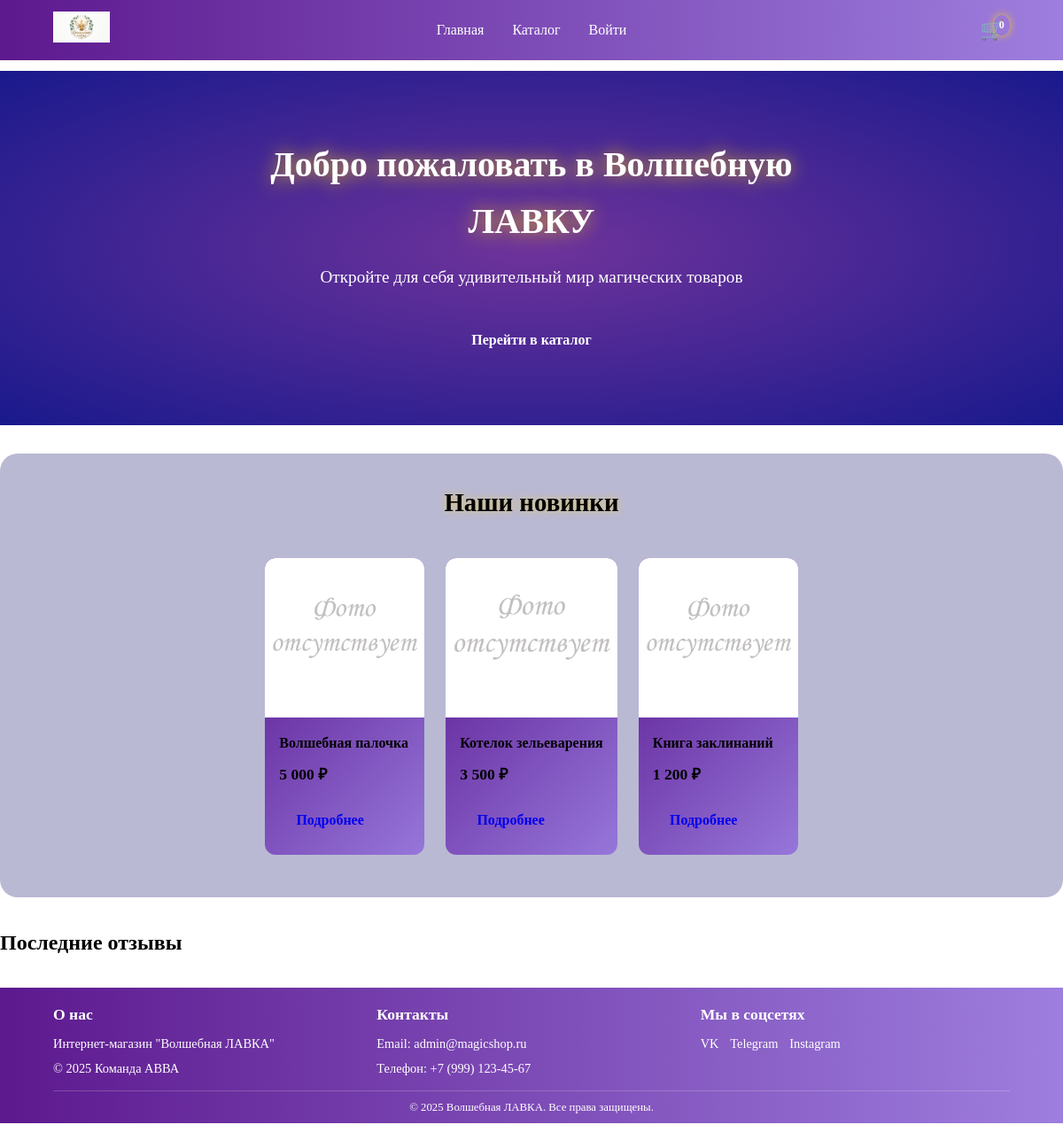
The page / on the database its author committed.
### tables this page shows
CREATE TABLE products (
    id INT PRIMARY KEY AUTO_INCREMENT,
    name VARCHAR(100) NOT NULL,
    description TEXT,
    price DECIMAL(10,2) NOT NULL,
    image VARCHAR(100),
    category VARCHAR(50),
    stock INT DEFAULT 0,
    is_new BOOLEAN DEFAULT FALSE,
    active BOOLEAN DEFAULT TRUE,
    created_by INT,
    created_at TIMESTAMP DEFAULT CURRENT_TIMESTAMP,
    FOREIGN KEY (created_by) REFERENCES users(id)
);

CREATE TABLE users (
    id INT PRIMARY KEY AUTO_INCREMENT,
    username VARCHAR(50) UNIQUE NOT NULL,
    password VARCHAR(255) NOT NULL,
    email VARCHAR(100) UNIQUE NOT NULL,
     
    first_name VARCHAR(50),
    last_name VARCHAR(50),
    middle_name VARCHAR(50),
    phone VARCHAR(20),
     
    zip_code VARCHAR(10),
    region VARCHAR(50),
    city VARCHAR(50),
    street VARCHAR(100),
    house VARCHAR(10),
    apartment VARCHAR(10),
    role ENUM('admin', 'moderator', 'customer') NOT NULL DEFAULT 'customer',
    created_at TIMESTAMP DEFAULT CURRENT_TIMESTAMP
);

### includes/functions.php (called while the page is built, shortened)
<?php
require_once __DIR__ . '/config.php';
function getAdminContactInfo() {
    global $conn;
    $stmt = $conn->prepare("SELECT email, phone FROM users WHERE role = 'admin' LIMIT 1");
    $stmt->execute();
    return $stmt->get_result()->fetch_assoc();
}
function getProductImage($image_val) {
    $fallback = '/images/no_photo.png';
    $path = ltrim($image_val, '/');
    if (strpos($path, 'product/') === false) {
        $path = 'product/' . $path;
    }
    $full_server_path = __DIR__ . '/../images/' . $path;
    return $fallback;
}
?>

### includes/config.php (called while the page is built, shortened)
<?php
function sanitize($input) { return htmlspecialchars($input, ENT_QUOTES, 'UTF-8'); }
function e($str) { return sanitize($str); }

### index.php (the view, shortened to what this page needs)
<?php
require_once 'includes/header.php';
require_once 'includes/functions.php';
?>
<section class="hero">
<div class="hero-content">
    <h1>Добро пожаловать в Волшебную ЛАВКУ</h1>
    <p>Откройте для себя удивительный мир магических товаров</p>
    <a href="/shop.php" class="btn btn-primary">Перейти в каталог</a>
</div>
</section>
<section class="new-products">
<h2>Наши новинки</h2>
<div class="products-slider">
<?php
$stmt = $conn->prepare("SELECT p.*, u.username as creator_name FROM products p LEFT JOIN users u ON p.created_by = u.id WHERE p.active = 1 ORDER BY p.created_at DESC LIMIT 3");
$stmt->execute();
$products = $stmt->get_result()->fetch_all(MYSQLI_ASSOC);
foreach ($products as $product):
?>
<div class="product-card">
    <img src="<?php echo getProductImage($product['image']); ?>" alt="<?php echo e($product['name']); ?>">
    <div class="card-content">
        <h3><?php echo e($product['name']); ?></h3>
        <p class="price"><?php echo number_format($product['price'], 0, '', ' '); ?> ₽</p>
        <div class="btn-container">
            <a href="/shop.php?id=<?php echo $product['id']; ?>" class="btn">Подробнее</a>
        </div>
    </div>
</div>
<?php endforeach; ?>
</div>
</section>
<section class="recent-reviews">
<h2>Последние отзывы</h2>
</section>
<?php require_once 'includes/footer.php'; ?>

### includes/footer.php (shortened to what this page needs)
<?php
require_once __DIR__ . '/config.php';
require_once __DIR__ . '/functions.php';
$admin_info = getAdminContactInfo();
?>
</main>
<footer>
<div class="footer-content">
    <div class="footer-section">
        <h3>О нас</h3>
        <p>Интернет-магазин "Волшебная ЛАВКА"</p>
        <p>© 2025 Команда АВВА</p>
    </div>
    <div class="footer-section">
        <h3>Контакты</h3>
        <p>Email: <?php echo isset($admin_info['email']) && $admin_info['email'] !== '' ? sanitize($admin_info['email']) : 'info@magicshop.ru'; ?></p>
        <p>Телефон: <?php echo isset($admin_info['phone']) && $admin_info['phone'] !== '' ? sanitize($admin_info['phone']) : '+7 (999) 123-45-67'; ?></p>
    </div>
    <div class="footer-section">
        <h3>Мы в соцсетях</h3>
        <div class="social-links">
            <a href="#" class="social-link">VK</a>
            <a href="#" class="social-link">Telegram</a>
            <a href="#" class="social-link">Instagram</a>
        </div>
    </div>
</div>
<div class="footer-bottom">
    <p>&copy; 2025 Волшебная ЛАВКА. Все права защищены.</p>
</div>
</footer>
</body>
</html>

### css/style.css (style rules this page uses)
* { margin: 0; padding: 0; box-sizing: border-box; }
body { font-family: 'Cinzel', 'Georgia', serif; line-height: 1.6; color: var(--text-color); background: linear-gradient(135deg, var(--light-bg) 0%, var(--dark-bg) 100%); min-height: 100vh; padding-top: 80px; padding-bottom: 60px; }
.hero { height: 50vh; background: radial-gradient(ellipse at center, rgba(75, 0, 130, 0.8) 0%, rgba(0, 0, 128, 0.9) 100%); display: flex; align-items: center; justify-content: center; text-align: center; color: white; margin-bottom: 2rem; position: relative; overflow: hidden; padding: 0 1rem; }
.hero-content { max-width: 800px; padding: 2rem; z-index: 1; }
.hero h1 { font-size: 2.5rem; margin-bottom: 1rem; text-shadow: 0 0 20px rgba(255, 215, 0, 0.8); animation: glow 2s ease-in-out infinite alternate; }
.hero p { font-size: 1.2rem; margin-bottom: 2rem; color: var(--accent-color); }
.new-products { padding: 2rem 5%; background: rgba(25, 25, 112, 0.3); margin-bottom: 2rem; backdrop-filter: blur(10px); border-radius: 20px; box-shadow: var(--shadow); max-width: 1400px; margin-left: auto; margin-right: auto; }
.new-products h2, .page-title { text-align: center; margin-bottom: 1.5rem; color: var(--accent-color); font-size: 1.8rem; text-shadow: 0 0 10px rgba(255, 215, 0, 0.5); }
.products-slider { display: flex; gap: 1.5rem; overflow-x: auto; padding: 1rem 0; scroll-behavior: smooth; justify-content: center; align-items: center; }
.product-card { background: linear-gradient(135deg, rgba(75, 0, 130, 0.9) 0%, rgba(147, 112, 219, 0.9) 100%); border-radius: 12px; overflow: hidden; box-shadow: var(--shadow); transition: transform 0.3s ease; border: 1px solid var(--accent-color); display: flex; flex-direction: column; }
.product-card img { width: 100%; height: 180px; object-fit: cover; }
.product-card .card-content { padding: 1rem; flex: 1; display: flex; flex-direction: column; }
.product-card h3 { margin: 0 0 0.5rem; font-size: 1rem; color: var(--accent-color); }
.product-card .price { margin-bottom: 0.5rem; color: var(--accent-color); font-weight: bold; font-size: 1.1rem; }
.btn-container { padding-top: 0.5rem; margin-top: auto; }
.btn { display: inline-block; padding: 0.6rem 1.2rem; border: none; border-radius: 4px; text-decoration: none; font-weight: bold; transition: var(--transition); cursor: pointer; text-align: center; }
.btn-primary { background: linear-gradient(90deg, var(--accent-color) 0%, rgba(255, 215, 0, 0.8) 100%); color: var(--dark-bg); border-radius: 25px; }
footer { background: linear-gradient(90deg, rgba(75, 0, 130, 0.9) 0%, rgba(147, 112, 219, 0.9) 100%); color: white; padding: 1rem 5% 0.5rem; margin-top: 2rem; }
.footer-content { display: grid; grid-template-columns: repeat(auto-fit, minmax(200px, 1fr)); gap: 1rem; margin-bottom: 1rem; max-width: 1400px; margin: 0 auto 0.5rem; }
.footer-section h3 { margin-bottom: 0.5rem; color: var(--accent-color); font-size: 1.1rem; }
.footer-section p { font-size: 0.9rem; margin-bottom: 0.3rem; }
.social-links { display: flex; gap: 0.8rem; }
.social-link { color: white; text-decoration: none; font-size: 0.9rem; }
.footer-bottom { text-align: center; padding-top: 0.5rem; border-top: 1px solid rgba(255, 255, 255, 0.2); font-size: 0.8rem; }

### css/magic_theme.css (style rules this page uses)
:root { --magic-deep-purple: #2A0A4A; --magic-dark-blue: #0F1A3D; --magic-lavender: #9D7BFF; --magic-emerald: #00CC88; --magic-ruby: #CC0066; --magic-gold: #FFD700; --magic-silver: #C0C0C0; --magic-twilight: #4A235A; --magic-arcane: #5D3FD3; --glow-soft: 0 0 15px rgba(157, 123, 255, 0.5); --glow-medium: 0 0 25px rgba(157, 123, 255, 0.7); --glow-strong: 0 0 35px rgba(157, 123, 255, 0.9); --glow-gold: 0 0 20px rgba(255, 215, 0, 0.8); --glow-emerald: 0 0 20px rgba(0, 204, 136, 0.6); --glow-ruby: 0 0 20px rgba(204, 0, 102, 0.6); --gradient-magic: linear-gradient(135deg, var(--magic-deep-purple) 0%, var(--magic-dark-blue) 100%); --gradient-arcane: linear-gradient(45deg, var(--magic-arcane) 0%, var(--magic-lavender) 100%); --gradient-emerald: linear-gradient(45deg, var(--magic-emerald) 0%, var(--magic-dark-blue) 100%); --gradient-ruby: linear-gradient(45deg, var(--magic-ruby) 0%, var(--magic-deep-purple) 100%); --shadow-magic: 0 5px 15px rgba(42, 10, 74, 0.4); --shadow-floating: 0 10px 30px rgba(0, 0, 0, 0.3); }

### rows shown on the page
products: name "Волшебная палочка", price "5 000"
products: name "Котелок зельеварения", price "3 500"
products: name "Книга заклинаний", price "1 200"
users: email "admin@magicshop.ru"

### other values the page prints
getBasketCount() "0"
